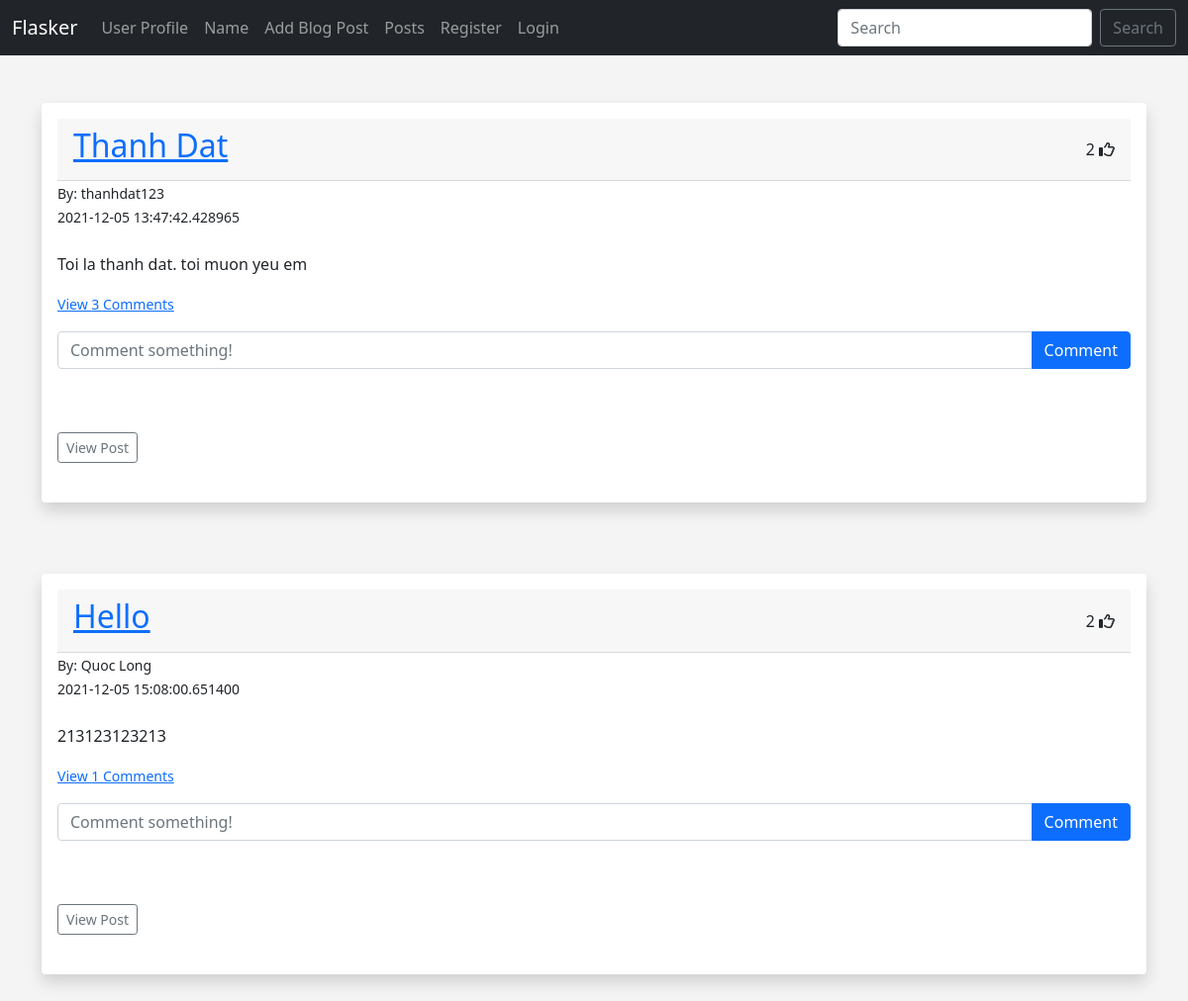
The page /posts on the database its author committed.
### hello.py (models this page shows, shortened)
class Posts(db.Model):
	id = db.Column(db.Integer, primary_key=True)
	title = db.Column(db.String(255))
	content = db.Column(db.Text)
	date_posted = db.Column(db.DateTime, default=datetime.utcnow)
	slug = db.Column(db.String(255))
	author = db.Column(db.Integer, db.ForeignKey('users.id'))
	comments = db.relationship('Comment', backref="post", passive_deletes=True)
	likes = db.relationship('Like', backref="post", passive_deletes=True)

class Users(db.Model, UserMixin):
	id = db.Column(db.Integer, primary_key=True)
	username = db.Column(db.String(20), nullable=False, unique=True)
	name = db.Column(db.String(200), nullable=False)
	email = db.Column(db.String(120), nullable=False, unique=True)
	date_added = db.Column(db.DateTime, default=datetime.utcnow)
	password_hash = db.Column(db.String(128))
	location = db.Column(db.String(64))
	about_me = db.Column(db.Text())
	member_since = db.Column(db.DateTime(), default=datetime.utcnow)
	last_seen = db.Column(db.DateTime(), default=datetime.utcnow)
	posts = db.relationship('Posts', backref='poster')
	comments = db.relationship('Comment', backref="poster", passive_deletes=True)
	likes = db.relationship('Like', backref="poster", passive_deletes=True)
	followed = db.relationship('Follow', foreign_keys=[Follow.follower_id], backref=db.backref('follower', lazy='joined'),
 	lazy='dynamic', cascade='all, delete-orphan')
	followers = db.relationship('Follow', foreign_keys=[Follow.followed_id], backref=db.backref('followed', lazy='joined'),
	lazy='dynamic',cascade='all, delete-orphan')
	@property
	def password(self):
		raise AttributeError('password is not a readable attribute!')

### hello.py (the view)
@app.route('/posts')
def posts():
	posts = Posts.query.order_by(Posts.date_posted)
	return render_template("posts.html", posts=posts)

### webforms.py
class SearchForm(FlaskForm):
	searched = StringField("Searched", validators=[DataRequired()])
	submit = SubmitField("Submit")

### hello.py (called while the page is built)
@app.context_processor
def base():
	form = SearchForm()
	return dict(form=form)

### templates/posts.html (shortened to what this page needs)
{% extends 'base.html' %} {% block content %}
<br />
{% for post in posts %}
<div class="shadow p-3 mb-5 bg-body rounded">
  <div class="card-header d-flex justify-content-between align-items-center">
    <h2><a href="{{ url_for('post', id=post.id)}}">{{ post.title }}</a></h2>
    <div>
      <span id="likes-count-{{post.id}}"> {{ post.likes|length }}</span>
      {% if current_user.id in post.likes|map(attribute="author")|list %}
      <i
        class="fas fa-thumbs-up"
        id="like-button-{{post.id}}"
        onclick="like({{post.id}})"
      ></i>
      {% else %}
      <i
        class="far fa-thumbs-up"
        id="like-button-{{post.id}}"
        onclick="like({{post.id}})"
      ></i>
      {% endif %}
    </div>
  </div>
  <small
    >By: {{ post.poster.name }}<br />
    {{ post.date_posted }}</small
  >
  <br /><br />
  {{ post.content|safe }}
  <p class="card-text">
    {% if post.comments|length > 0 %}
    <a data-bs-toggle="collapse" href="#comments-{{post.id}}" role="button">
      <small>View {{post.comments|length}} Comments</small>
    </a>
    {% else %}
    <small class="text-muted">No Comments</small>
    {% endif %}
  </p>
  <form
    class="input-group mb-3"
    method="POST"
    action="/create-comment/{{post.id}}"
  >
    <input
      type="text"
      id="text"
      name="text"
      class="form-control"
      placeholder="Comment something!"
    />
    <button type="submit" class="btn btn-primary">Comment</button>
  </form>
  <br /><br />
  <a
    href="{{ url_for('post', id=post.id)}}"
    class="btn btn-outline-secondary btn-sm"
    >View Post</a
  >
  <br /><br />
</div>
<br />
{% endfor %} {% endblock %}

### templates/base.html (shortened to what this page needs)
<!DOCTYPE html>
<html lang="en">
  <head>
    <link
      href="https://cdn.jsdelivr.net/npm/bootstrap@5.0.0-beta1/dist/css/bootstrap.min.css"
      rel="stylesheet"
    />
    <link
      href="{{ url_for('static', filename='css/style.css') }}"
      rel="stylesheet"
    />
    <link
      rel="stylesheet"
      href="https://cdnjs.cloudflare.com/ajax/libs/font-awesome/6.0.0-beta3/css/all.min.css"
    />
  </head>
  <body>
    {% include 'navbar.html' %}
    <br />
    <div class="container">{% block content %} {% endblock %}</div>
  </body>
</html>

### templates/navbar.html (shortened to what this page needs)
<nav class="navbar navbar-expand-lg navbar-dark bg-dark">
  <div class="container-fluid">
    <a class="navbar-brand" href="{{ url_for('index') }}">Flasker</a>
    <div class="collapse navbar-collapse" id="navbarSupportedContent">
      <ul class="navbar-nav me-auto mb-2 mb-lg-0">
        <li class="nav-item">
          <a class="nav-link" href="{{ url_for('user', name=current_user.name)}}">User Profile</a>
        </li>
        <li class="nav-item">
          <a class="nav-link" href="{{ url_for('name')}}">Name</a>
        </li>
        <li class="nav-item">
          <a class="nav-link" href="{{ url_for('add_post')}}">Add Blog Post</a>
        </li>
         <li class="nav-item">
          <a class="nav-link" href="{{ url_for('posts')}}">Posts</a>
        </li>
        {% if current_user.is_authenticated %}
          <li class="nav-item">
            <a class="nav-link" href="{{ url_for('dashboard')}}">Dashboard</a>
          </li>
          {% if current_user.id == 1 %}
          <li class="nav-item">
            <a class="nav-link" href="{{ url_for('admin')}}">Admin</a>
          </li>
          {% endif %}
          <li class="nav-item">
            <a class="nav-link" href="{{ url_for('logout')}}">Logout</a>
          </li>
        {% else %}
          <li class="nav-item">
            <a class="nav-link" href="{{ url_for('add_user')}}">Register</a>
          </li>
          <li class="nav-item">
            <a class="nav-link" href="{{ url_for('login')}}">Login</a>
          </li>
        {% endif %}
      </ul>
      <form method="POST" action="{{ url_for('search')}}" class="d-flex">
        <input class="form-control me-2" type="search" placeholder="Search" aria-label="Search" name="searched">
        <button class="btn btn-outline-secondary" type="submit">Search</button>
      </form>
    </div>
  </div>
</nav>

### static/css/style.css (style rules this page uses)
body { background: #f4f4f4; }

### rows shown on the page
Posts: title "Thanh Dat", likes|length "2", poster.name "thanhdat123", date_posted "2021-12-05 13:47:42.428965", content "Toi la thanh dat. toi muon yeu em", comments|length "3"
Posts: title "Hello", likes|length "2", poster.name "Quoc Long", date_posted "2021-12-05 15:08:00.651400", content "213123123213", comments|length "1"
